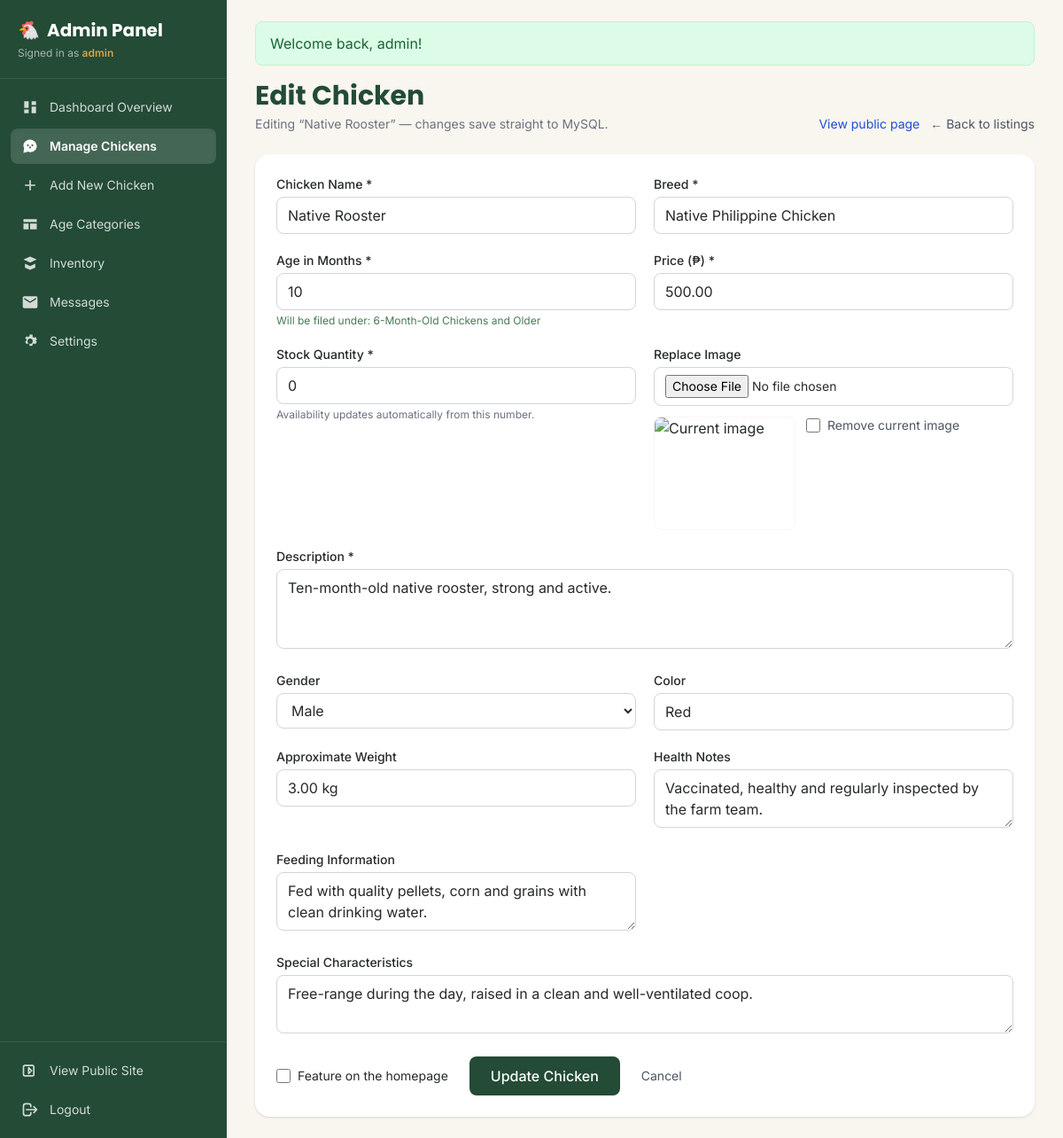
Screenshot of /admin/edit-chicken.php?id=7 (signed in) with the database file from the repository.
### tables this page shows
CREATE TABLE IF NOT EXISTS `chickens` (
  `id`                     INT AUTO_INCREMENT PRIMARY KEY,
  `name`                   VARCHAR(100) NOT NULL,
  `breed`                  VARCHAR(100) NOT NULL,
  `age_months`             INT NOT NULL,
  `category_id`            INT NOT NULL,
  `price`                  DECIMAL(10,2) NOT NULL,
  `description`            TEXT DEFAULT NULL,
  `quantity`               INT NOT NULL DEFAULT 0,
  `image_path`             VARCHAR(255) DEFAULT NULL,
  `gender`                 VARCHAR(20)  DEFAULT NULL,
  `color`                  VARCHAR(50)  DEFAULT NULL,
  `weight`                 VARCHAR(50)  DEFAULT NULL,
  `health_notes`           TEXT DEFAULT NULL,
  `feeding_information`    TEXT DEFAULT NULL,
  `special_characteristics` TEXT DEFAULT NULL,
  `is_featured`            TINYINT(1) NOT NULL DEFAULT 0,
  `created_at`             TIMESTAMP NOT NULL DEFAULT CURRENT_TIMESTAMP,
  `updated_at`             TIMESTAMP NOT NULL DEFAULT CURRENT_TIMESTAMP ON UPDATE CURRENT_TIMESTAMP,
  CONSTRAINT `fk_chickens_category` FOREIGN KEY (`category_id`) REFERENCES `categories` (`id`)
        ON UPDATE CASCADE ON DELETE RESTRICT,
  INDEX `idx_chickens_category` (`category_id`),
  INDEX `idx_chickens_age` (`age_months`),
  INDEX `idx_chickens_breed` (`breed`),
  INDEX `idx_chickens_quantity` (`quantity`)
);

### includes/database.php (called while the page is built, shortened)
<?php
function db(): PDO {
    static $pdo = null;
    if ($pdo === null) {
        $dsn = 'mysql:host=' . DB_HOST . ';dbname=' . DB_NAME . ';charset=utf8mb4';
        $pdo = new PDO($dsn, DB_USER, DB_PASS, [
            PDO::ATTR_ERRMODE => PDO::ERRMODE_EXCEPTION,
            PDO::ATTR_DEFAULT_FETCH_MODE => PDO::FETCH_ASSOC,
            PDO::ATTR_EMULATE_PREPARES => false,
        ]);
    }
    return $pdo;
}
?>

### includes/functions.php (called while the page is built, shortened)
<?php
require_once __DIR__ . '/database.php';
function esc($v): string {
    return htmlspecialchars((string)$v, ENT_QUOTES, 'UTF-8');
}
function app_relative_base(): string {
    static $base = null;
    if ($base !== null) {
        return $base;
    }
    $script  = str_replace('\\', '/', $_SERVER['SCRIPT_NAME'] ?? '');
    $rootDir = basename(dirname(__DIR__));
    $needle  = '/' . $rootDir . '/';
    $pos     = strpos($script, $needle);
    if ($pos === false) {
        $base = '';
    } else {
        $rest = substr($script, $pos + strlen($needle));
        $base = str_repeat('../', substr_count($rest, '/'));
    }
    return $base;
}
function image_url(?string $path): string {
    $path = trim((string)$path);
    $relative = ltrim($path, '/');
    if (!is_file(APP_ROOT . DIRECTORY_SEPARATOR . str_replace('/', DIRECTORY_SEPARATOR, $relative))) {
        return app_relative_base() . DEFAULT_IMAGE;
    }
    return app_relative_base() . $relative;
}

### admin/edit-chicken.php (the view, shortened to what this page needs)
<?php
require_once '../includes/functions.php';
require_once '../includes/admin-layout.php';
$id = (int)($_GET['id'] ?? 0);
$stmt = db()->prepare('SELECT * FROM chickens WHERE id = ?');
$stmt->execute([$id]);
$ch = $stmt->fetch();
$old = [
    'name' => (string)$ch['name'],
    'breed' => (string)$ch['breed'],
    'age_months' => (string)$ch['age_months'],
    'price' => (string)$ch['price'],
    'quantity' => (string)$ch['quantity'],
    'description' => (string)$ch['description'],
    'gender' => (string)$ch['gender'],
    'color' => (string)$ch['color'],
    'weight' => (string)$ch['weight'],
    'health_notes' => (string)$ch['health_notes'],
    'feeding_information' => (string)$ch['feeding_information'],
    'special_characteristics' => (string)$ch['special_characteristics'],
];
$stmt = db()->prepare('SELECT * FROM chickens WHERE id = ?');
$stmt->execute([$id]);
$ch = $stmt->fetch();
?>
<div class="flex flex-wrap items-end justify-between gap-4 mb-6">
  <div>
    <h1 class="font-heading text-2xl md:text-3xl font-bold text-primary">Edit Chicken</h1>
    <p class="text-sm text-gray-500 mt-1">Editing “<?php echo esc($ch['name']); ?>” — changes save straight to MySQL.</p>
  </div>
  <div class="flex gap-3 text-sm">
    <a href="../chicken-details.php?id=<?php echo (int)$ch['id']; ?>" target="_blank" rel="noopener" class="text-blue-700 hover:underline">View public page</a>
    <a href="chickens.php" class="text-gray-600 hover:text-primary">&larr; Back to listings</a>
  </div>
</div>
<form method="post" enctype="multipart/form-data" action="edit-chicken.php?id=<?php echo (int)$ch['id']; ?>"
      class="bg-white rounded-2xl shadow p-6 grid md:grid-cols-2 gap-5">
  <div>
    <label for="name" class="block text-sm font-medium mb-1">Chicken Name *</label>
    <input id="name" name="name" value="<?php echo esc($old['name']); ?>" required maxlength="100"
           class="w-full border border-gray-300 rounded-lg px-3 py-2 focus:outline-none focus:ring-2 focus:ring-secondary focus:border-secondary">
  </div>
  <div>
    <label for="breed" class="block text-sm font-medium mb-1">Breed *</label>
    <input id="breed" name="breed" value="<?php echo esc($old['breed']); ?>" required maxlength="100" list="breedOptions"
           class="w-full border border-gray-300 rounded-lg px-3 py-2 focus:outline-none focus:ring-2 focus:ring-secondary focus:border-secondary">
  </div>
  <div>
    <label for="age_months" class="block text-sm font-medium mb-1">Age in Months *</label>
    <input id="age_months" name="age_months" type="number" min="<?php echo MIN_AGE_MONTHS; ?>" max="120"
           value="<?php echo esc($old['age_months']); ?>" required
           class="w-full border border-gray-300 rounded-lg px-3 py-2 focus:outline-none focus:ring-2 focus:ring-secondary focus:border-secondary">
    <p id="agePreview" class="text-xs text-secondary mt-1">Auto-categorised by age.</p>
  </div>
  <div>
    <label for="price" class="block text-sm font-medium mb-1">Price (₱) *</label>
    <input id="price" name="price" type="number" step="0.01" min="0" value="<?php echo esc($old['price']); ?>" required
           class="w-full border border-gray-300 rounded-lg px-3 py-2 focus:outline-none focus:ring-2 focus:ring-secondary focus:border-secondary">
  </div>
  <div>
    <label for="quantity" class="block text-sm font-medium mb-1">Stock Quantity *</label>
    <input id="quantity" name="quantity" type="number" min="0" value="<?php echo esc($old['quantity']); ?>" required
           class="w-full border border-gray-300 rounded-lg px-3 py-2 focus:outline-none focus:ring-2 focus:ring-secondary focus:border-secondary">
    <p class="text-xs text-gray-500 mt-1">Availability updates automatically from this number.</p>
  </div>
  <div>
    <label for="image" class="block text-sm font-medium mb-1">Replace Image</label>
    <input id="image" name="image" type="file" accept="image/jpeg,image/png,image/webp,image/gif" data-preview="imagePreview"
           class="w-full border border-gray-300 rounded-lg px-3 py-2 text-sm focus:outline-none focus:ring-2 focus:ring-secondary focus:border-secondary">
    <?php if (!empty($ch['image_path'])): ?>
      <div class="mt-3 flex items-start gap-3">
        <img src="<?php echo esc(image_url($ch['image_path'])); ?>" alt="Current image" class="w-40 h-32 object-cover rounded-lg border border-cream">
        <label class="flex items-center gap-2 text-sm text-gray-600">
          <input type="checkbox" name="remove_image" value="1" class="w-4 h-4 rounded border-gray-300 text-primary focus:ring-secondary">
          Remove current image
        </label>
      </div>
    <?php endif; ?>
  </div>
  <div class="md:col-span-2">
    <label for="description" class="block text-sm font-medium mb-1">Description *</label>
    <textarea id="description" name="description" rows="3" required maxlength="2000"
              class="w-full border border-gray-300 rounded-lg px-3 py-2 focus:outline-none focus:ring-2 focus:ring-secondary focus:border-secondary"><?php echo esc($old['description']); ?></textarea>
  </div>
  <div>
    <label for="gender" class="block text-sm font-medium mb-1">Gender</label>
    <select id="gender" name="gender" class="w-full border border-gray-300 rounded-lg px-3 py-2 bg-white focus:outline-none focus:ring-2 focus:ring-secondary focus:border-secondary">
      <option value="Male"   <?php echo ($old['gender'] === 'Male')   ? 'selected' : ''; ?>>Male</option>
    </select>
  </div>
  <div>
    <label for="color" class="block text-sm font-medium mb-1">Color</label>
    <input id="color" name="color" value="<?php echo esc($old['color']); ?>" maxlength="50"
           class="w-full border border-gray-300 rounded-lg px-3 py-2 focus:outline-none focus:ring-2 focus:ring-secondary focus:border-secondary">
  </div>
  <div>
    <label for="weight" class="block text-sm font-medium mb-1">Approximate Weight</label>
    <input id="weight" name="weight" value="<?php echo esc($old['weight']); ?>" maxlength="50"
           class="w-full border border-gray-300 rounded-lg px-3 py-2 focus:outline-none focus:ring-2 focus:ring-secondary focus:border-secondary">
  </div>
  <div>
    <label for="health_notes" class="block text-sm font-medium mb-1">Health Notes</label>
    <textarea id="health_notes" name="health_notes" rows="2" maxlength="1000"
              class="w-full border border-gray-300 rounded-lg px-3 py-2 focus:outline-none focus:ring-2 focus:ring-secondary focus:border-secondary"><?php echo esc($old['health_notes']); ?></textarea>
  </div>
  <div>
    <label for="feeding_information" class="block text-sm font-medium mb-1">Feeding Information</label>
    <textarea id="feeding_information" name="feeding_information" rows="2" maxlength="1000"
              class="w-full border border-gray-300 rounded-lg px-3 py-2 focus:outline-none focus:ring-2 focus:ring-secondary focus:border-secondary"><?php echo esc($old['feeding_information']); ?></textarea>
  </div>
  <div class="md:col-span-2">
    <label for="special_characteristics" class="block text-sm font-medium mb-1">Special Characteristics</label>
    <textarea id="special_characteristics" name="special_characteristics" rows="2" maxlength="1000"
              class="w-full border border-gray-300 rounded-lg px-3 py-2 focus:outline-none focus:ring-2 focus:ring-secondary focus:border-secondary"><?php echo esc($old['special_characteristics']); ?></textarea>
  </div>
  <div class="md:col-span-2 flex flex-wrap items-center gap-6">
    <label class="flex items-center gap-2 text-sm">
      <input type="checkbox" name="is_featured" id="is_featured" value="1" class="w-4 h-4 rounded border-gray-300 text-primary focus:ring-secondary"
             <?php echo !empty($ch['is_featured']) ? 'checked' : ''; ?>>
      Feature on the homepage
    </label>
    <button type="submit" class="bg-primary text-white px-6 py-2.5 rounded-lg hover:bg-secondary transition font-medium">Update Chicken</button>
    <a href="chickens.php" class="text-sm text-gray-600 hover:text-primary">Cancel</a>
  </div>
</form>

### assets/css/style.css (style rules this page uses)
html { scroll-behavior: smooth; }

### rows the page displays
chickens: name "Native Rooster", breed "Native Philippine Chicken", age_months "10", price "500.00", quantity "0", description "Ten-month-old native rooster, strong and active.", gender "Male", color "Red", weight "3.00 kg", health_notes "Vaccinated, healthy and regularly inspected by the farm team.", feeding_information "Fed with quality pellets, corn and grains with clean drinking water.", special_characteristics "Free-range during the day, raised in a clean and well-ventilated coop."

### other values shown
$user "admin"
$label "Dashboard Overview"
$label "Manage Chickens"
$label "Add New Chicken"
$label "Age Categories"
$label "Inventory"
$label "Messages"
$label "Settings"
$flash['message'] "Welcome back, admin!"
